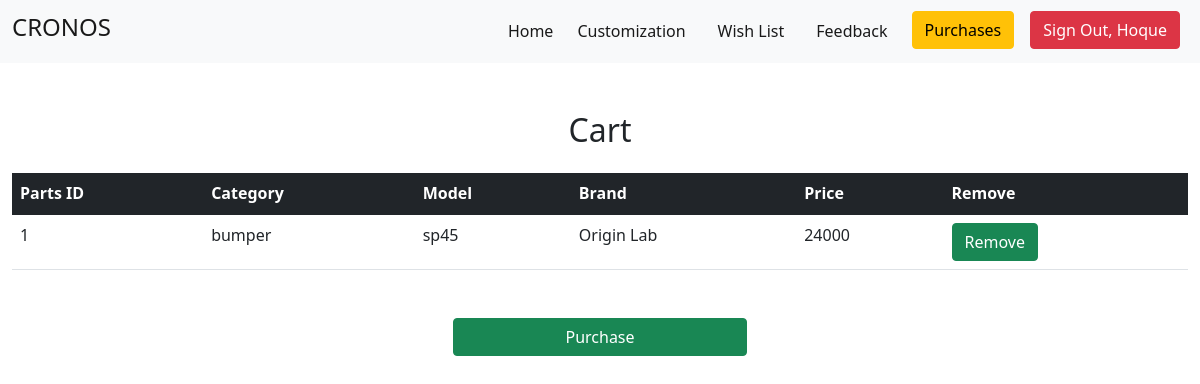
The page /cartPage.php (signed in) on the database its author committed.
### tables this page shows
CREATE TABLE `partscart` (
  `cart_id` int(11) NOT NULL,
  `customer_id` int(11) NOT NULL,
  `parts_id` int(11) NOT NULL
);

CREATE TABLE `parts` (
  `parts_id` int(11) NOT NULL,
  `parts_status` varchar(15) NOT NULL DEFAULT 'not-purchased',
  `category` varchar(25) NOT NULL,
  `brand` varchar(30) NOT NULL,
  `model` varchar(30) NOT NULL,
  `color` varchar(11) NOT NULL,
  `compitable_with` text NOT NULL,
  `price` int(10) NOT NULL,
  `image` text NOT NULL
);

### cartPage.php (the view, shortened to what this page needs)
<?php
$customer_id = $_SESSION['customer_id'];
?>
<!DOCTYPE html>
<html lang="en">
<head>
    <link href="https://cdn.jsdelivr.net/npm/bootstrap@5.1.3/dist/css/bootstrap.min.css" rel="stylesheet" />
    <link rel="stylesheet" href="style.css" />
    <link rel="stylesheet" href="fontawesome-free-5.15.4-web/fontawesome-free-5.15.4-web/css/all.css" />
</head>
<body>
    <navbar>
        <nav class="navbar navbar-expand-lg navbar-light bg-light">
            <div class="container-fluid">
                <a class="navbar-brand" href="index.php">
                    <h4>CRONOS</h4>
                </a>
                <div class="collapse navbar-collapse" id="navbarNav">
                    <ul class="navbar-nav ms-auto">
                        <li class="nav-item">
                            <a class="nav-link active" aria-current="page" href="index.php">Home</a>
                        </li>
                        <li class="nav-item mx-2">
                            <a class="nav-link active" aria-current="page" href="customizationPage.php">Customization</a>
                        </li>
                        <li class="nav-item mx-2">
                            <a class="nav-link active" aria-current="page" href="wishListPage.php">Wish List</a>
                        </li>
                        <li class="nav-item mx-2">
                            <a class="nav-link active" aria-current="page" href="userFeedbackPage.php">Feedback</a>
                        </li>
                        <li class="nav-item mx-2">
                            <a class="btn btn-warning" class="nav-link" href="userPurchaseHistory.php">Purchases</a>
                        </li>
                        <li class="nav-item mx-2">
                            <a class="btn btn-danger" class="nav-link" href="dbUserSignout.php">Sign Out, <?= $_SESSION['last_name']; ?> </a>
                        </li>
                    </ul>
                </div>
            </div>
        </nav>
    </navbar>
    <main class="container-fluid my-5">
        <div class="text-center">
            <h2>Cart</h2>
        </div>
        <div>
            <table class="table my-4">
                <thead class="table-dark">
                    <tr>
                        <th scope="col">Parts ID</th>
                        <th scope="col">Category</th>
                        <th scope="col">Model</th>
                        <th scope="col">Brand</th>
                        <th scope="col">Price</th>
                        <th scope="col">Remove</th>
                    </tr>
                </thead>
                <tbody>
                    <?php
                    require_once("dbConnect.php");
                    $sql = "SELECT partscart.parts_id, parts.category, parts.model, parts.brand, parts.price, cart_id FROM partscart INNER JOIN parts on parts.parts_id = partscart.parts_id INNER JOIN customer on customer.customer_id = partscart.customer_id WHERE partscart.customer_id='$customer_id' ORDER BY cart_id DESC;";
                    $result = mysqli_query($conn, $sql);
                    if (mysqli_num_rows($result) > 0) {
                        while ($row = mysqli_fetch_array($result)) {
                    ?>
                            <tr>
                                <td><?php echo $row[0]; ?></td>
                                <td><?php echo $row[1]; ?></td>
                                <td><?php echo $row[2] ?> </td>
                                <td><?php echo $row[3] ?></td>
                                <td><?php echo $row[4] ?> </td>
                                <td><button class="btn btn-success"><a href="dbRemoveCartPartsByUser.php
                                ?cart_id=<?php echo $row[5]; ?>">Remove</a></button></td>
                            </tr>
                    <?php
                        }
                    }
                    ?>
                </tbody>
            </table>
            <div class="d-flex justify-content-center my-5">
                <button type="button" class="btn btn-success w-25" data-bs-toggle="modal" data-bs-target="#myModal">Purchase</button>
            </div>
</body>
</html>

### style.css (style rules this page uses)
.btn-anchor, a { text-decoration: none; color: white; }

### rows shown on the page
partscart: parts "1", parts.category "bumper", parts.model "sp45", parts.brand "Origin Lab", parts.price "24000"

### other values the page prints
$_SESSION['last_name'] "Hoque"
